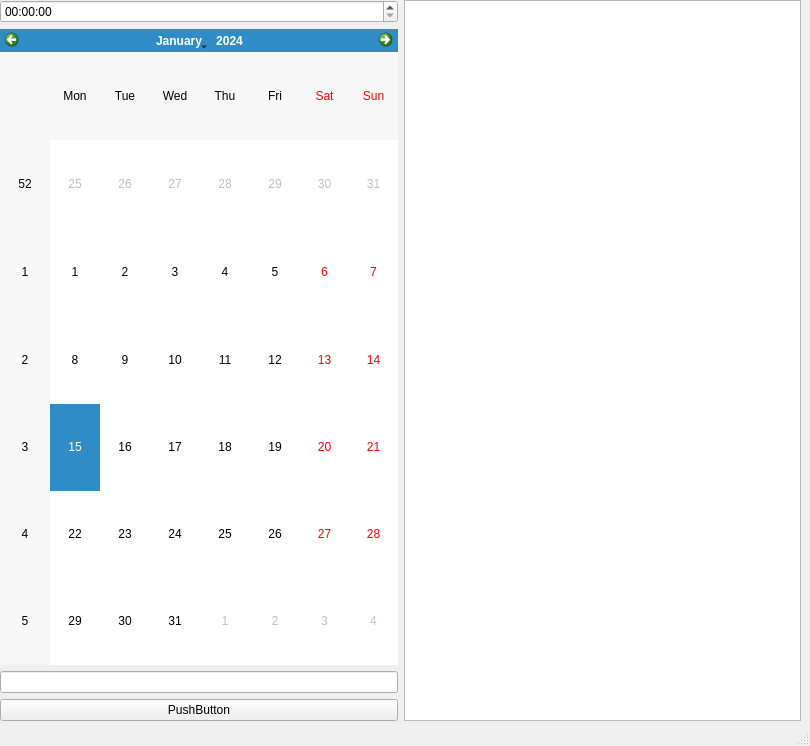
<?xml version="1.0" encoding="UTF-8"?>
<ui version="4.0">
 <class>MainWindow</class>
 <widget class="QMainWindow" name="MainWindow">
  <property name="geometry">
   <rect>
    <x>0</x>
    <y>0</y>
    <width>810</width>
    <height>746</height>
   </rect>
  </property>
  <property name="windowTitle">
   <string>MainWindow</string>
  </property>
  <widget class="QWidget" name="centralwidget">
   <property name="maximumSize">
    <size>
     <width>807</width>
     <height>726</height>
    </size>
   </property>
   <widget class="QWidget" name="">
    <property name="geometry">
     <rect>
      <x>0</x>
      <y>0</y>
      <width>801</width>
      <height>721</height>
     </rect>
    </property>
    <layout class="QHBoxLayout" name="horizontalLayout">
     <item>
      <layout class="QVBoxLayout" name="verticalLayout_2">
       <item>
        <widget class="QTimeEdit" name="timeEdit_2"/>
       </item>
       <item>
        <widget class="QCalendarWidget" name="calendarWidget_2"/>
       </item>
       <item>
        <widget class="QLineEdit" name="lineEdit_2"/>
       </item>
       <item>
        <widget class="QPushButton" name="pushButton_2">
         <property name="text">
          <string>PushButton</string>
         </property>
        </widget>
       </item>
      </layout>
     </item>
     <item>
      <widget class="QListWidget" name="listWidget"/>
     </item>
    </layout>
   </widget>
  </widget>
  <widget class="QStatusBar" name="statusbar"/>
 </widget>
 <resources/>
 <connections/>
</ui>
